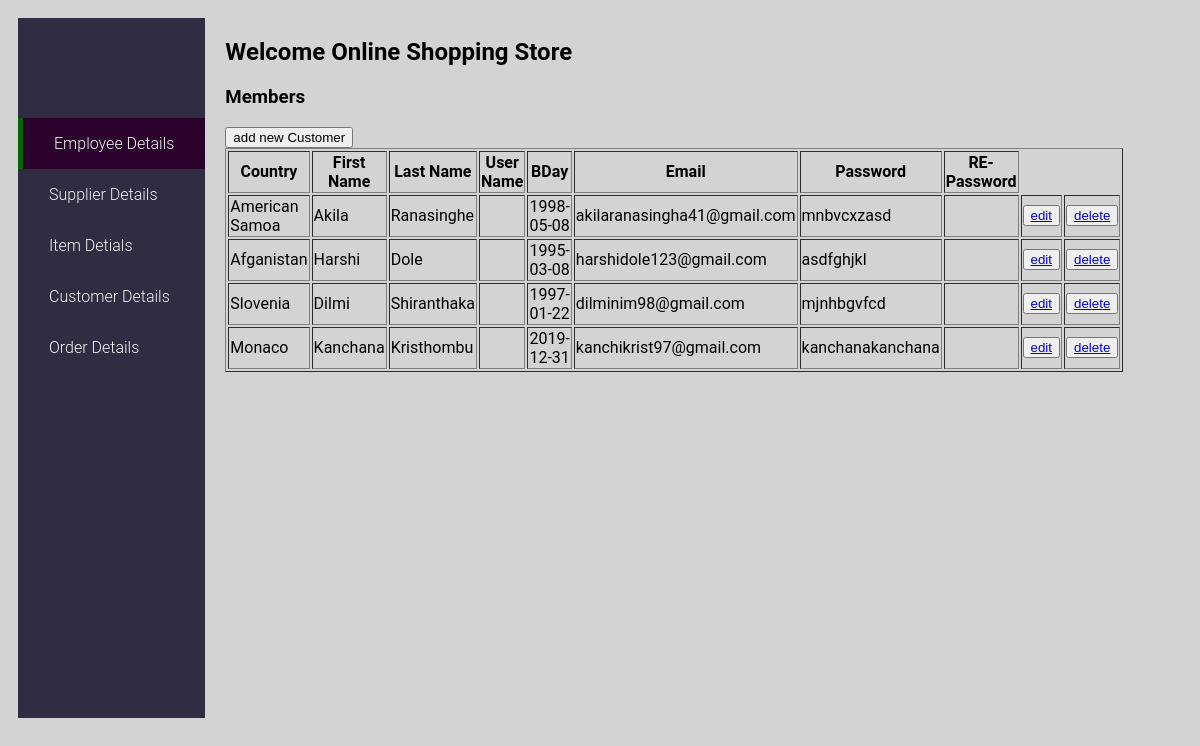
/help.php, run on the app's committed database.
### tables this page shows
CREATE TABLE `register` (
  `Cus_ID` int(11) NOT NULL,
  `Image` blob NOT NULL,
  `Password` varchar(30) NOT NULL,
  `Country` varchar(100) NOT NULL,
  `First_Name` varchar(100) NOT NULL,
  `Last_Name` varchar(100) NOT NULL,
  `B_Day` date NOT NULL,
  `Email` varchar(100) NOT NULL,
  `Phone` varchar(12) NOT NULL
);

### help.php (the view, shortened to what this page needs)
<?php
	include_once 'config.php';
?>
<!DOCTYPE html>
<html>
  <head>
    <link rel="stylesheet" type="text/css" href="styles/help.css">
  </head>
  <body>
    <div class="row">
      <div class="column side">
        <section class="sideMenu">
          <nav class="side">
            <a href="#" class="active">Employee Details</a>
            <a href="supplier.php">Supplier Details</a>
            <a href="item.php">Item Detials</a>
            <a href="employee.php">Customer Details</a>
            <a href="order.php">Order Details</a>
          </nav>
        </section>
        </div>
        <div class="column middle">
        <h2 class="title1">Welcome Online Shopping Store</h2>
              <h3 class="title1">Members</h3>
          <form  action="addhelp.html">
          <button type="submit" class="addcustomer">add new Customer</button>
          </form>
          <table border="1">
            <tr>
            <th>Country</th>
              <th>First Name</th>
              <th>Last Name</th>
              <th>User Name</th>
              <th>BDay</th>
              <th>Email</th>
              <th>Password</th>
              <th>RE-Password</-Password></th>
            </tr>
<?php
    $sql = "SELECT * FROM register";
    $result = $conn->query($sql);
    if($result->num_rows > 0)
    {
      while($row = $result->fetch_assoc())
      {
        echo "<tr><td>".$row["Country"]."</td>";
        echo "<td>".$row["First_Name"]."</td>";
        echo "<td>".$row["Last_Name"]."</td>";
        echo "<td>".$row["User_Name"]."</td>";
        echo "<td>".$row["B_Day"]."</td>";
        echo "<td>".$row["Email"]."</td>";
        echo "<td>".$row["Password"]."</td>";
        echo "<td>".$row["C_Password"]."</td>";
        $id=$row["User_Name"];
        echo "<td><button type = 'submit'><a href ='editcustomer.php?ID= $id'>edit</a> </button></td>";
        echo "<td><button type = 'submit'><a href ='deletecustomer.php?ID= $id'>delete</a> </button></td>";
      }
    }
    else
    {
      echo "0 result";
    }
?>
          </table>
        </div>
    </div>
  </body>
</html>

### styles/help.css (style rules this page uses)
.column { float: left; padding: 10px; }
.column.middle { width:50%; }
.row:after { content: ""; display: table; clear: both; }
body { font-family: 'Roboto', sans-serif; background: lightgrey; box-sizing: border-box; }
section.sideMenu { background: #302D43; top: 0; bottom:0; width:400; height: 700px; }
nav { padding-top:100px; }
nav.side a { display: block; color: whitesmoke; text-decoration: none; padding:16px 31px; font-weight: 300; transition: all .2s ease-in-out; }
a.active { background: rgb(43, 2, 43); border-left: 5px solid rgb(3, 102, 3); padding:16px 31px 16px 26px; }

### data on the page
register: Country "American Samoa", First_Name "Akila", Last_Name "Ranasinghe", B_Day "1998-05-08", Email "akilaranasingha41@gmail.com", Password "mnbvcxzasd"
register: Country "Afganistan", First_Name "Harshi", Last_Name "Dole", B_Day "1995-03-08", Email "harshidole123@gmail.com", Password "asdfghjkl"
register: Country "Slovenia", First_Name "Dilmi", Last_Name "Shiranthaka", B_Day "1997-01-22", Email "dilminim98@gmail.com", Password "mjnhbgvfcd"
register: Country "Monaco", First_Name "Kanchana", Last_Name "Kristhombu", B_Day "2019-12-31", Email "kanchikrist97@gmail.com", Password "kanchanakanchana"
